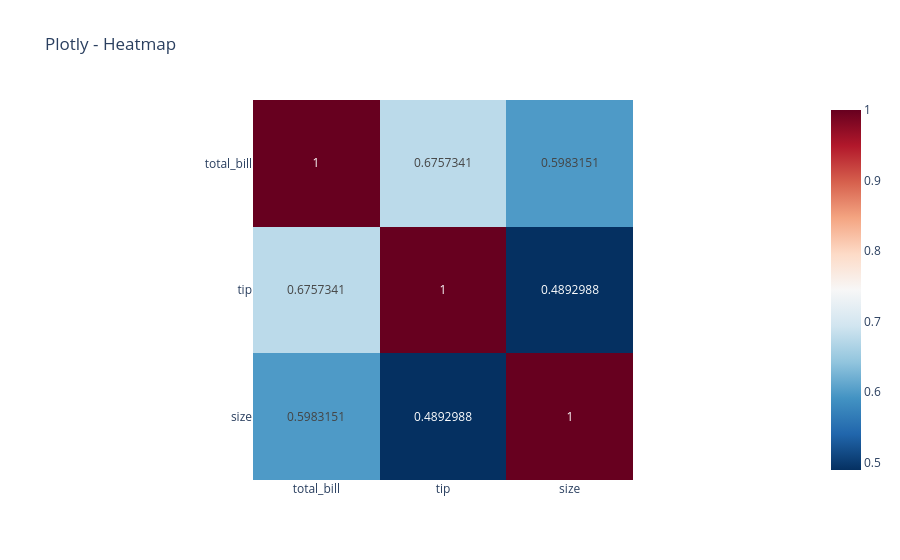

The notebook cell saved with this chart:
### Code cell
# Seaborn Heatmap (correlation matrix)
plt.figure(figsize=(8, 6))
corr = tips[["total_bill", "tip", "size"]].corr()
sns.heatmap(corr, annot=True, cmap="coolwarm")
plt.title("Seaborn - Heatmap")
plt.show()

# Plotly Heatmap
fig = px.imshow(corr, text_auto=True, color_continuous_scale="RdBu_r",
                title="Plotly - Heatmap")
fig.show()

print("✅ Heatmap done")

### Figure 1 — Plotly figure (JSON) as saved in the notebook; plotly's stock layout.template omitted (floating-point values rounded to 4 significant figures)
{"data": [{"coloraxis": "coloraxis", "hovertemplate": "x: %{x}<br>y: %{y}<br>color: %{z}<extra></extra>", "name": "0", "texttemplate": "%{z}", "type": "heatmap", "x": ["total_bill", "tip", "size"], "xaxis": "x", "y": ["total_bill", "tip", "size"], "yaxis": "y", "z": [[1.0, 0.6757, 0.5983], [0.6757, 1.0, 0.4893], [0.5983, 0.4893, 1.0]]}], "layout": {"coloraxis": {"colorscale": [[0, "rgb(5,48,97)"], [0.1, "rgb(33,102,172)"], [0.2, "rgb(67,147,195)"], [0.3, "rgb(146,197,222)"], [0.4, "rgb(209,229,240)"], [0.5, "rgb(247,247,247)"], [0.6, "rgb(253,219,199)"], [0.7, "rgb(244,165,130)"], [0.8, "rgb(214,96,77)"], [0.9, "rgb(178,24,43)"], [1, "rgb(103,0,31)"]]}, "title": {"text": "Plotly - Heatmap"}, "xaxis": {"anchor": "y", "constrain": "domain", "domain": [0, 1], "scaleanchor": "y"}, "yaxis": {"anchor": "x", "autorange": "reversed", "constrain": "domain", "domain": [0, 1]}}}
